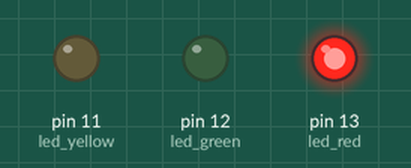
The sketch below on a simulated Arduino Uno, built with avr-gcc and run on an emulated ATmega328P. On the bench: output pins drawn as LEDs (lit = HIGH).

Above: at 0.5 s.
At 2.5 s:
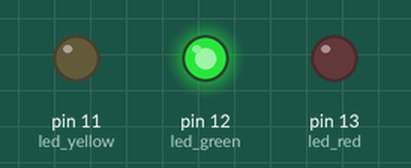
At 4.5 s:
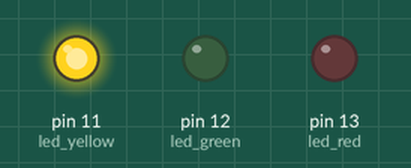
At 5.5 s:
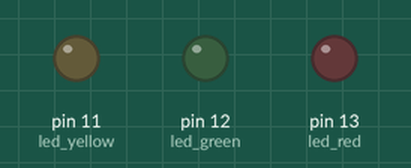
Timing chart, 0 to 7.8 s (numbered marks = the images above):
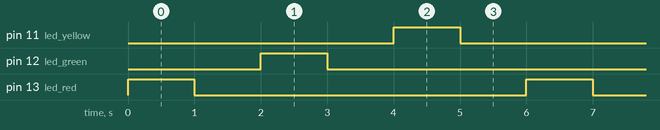

Measured:
- by itself, pin 11 (led_yellow), pin 12 (led_green), pin 13 (led_red): alternates HIGH for 1.0 s and LOW for 5.0 s
- by itself, everything shown: repeats every 6.0 s, in 6 steps

The sketch:

multiple_led_blink.ino
```cpp
int led_red = 13;
int led_green = 12;
int led_yellow = 11;
void setup() {
  // put your setup code here, to run once:
  pinMode(led_red, OUTPUT);
  pinMode(led_green, OUTPUT);
  pinMode(led_yellow, OUTPUT);
}

void loop() {
  // put your main code here, to run repeatedly:
  digitalWrite(led_red, HIGH);  // turn the LED on (HIGH is the voltage level)
  delay(1000);                      // wait for a second
  digitalWrite(led_red, LOW);
  delay(1000);

  digitalWrite(led_green, HIGH);
  delay(1000);
  digitalWrite(led_green, LOW);
  delay(1000);

  digitalWrite(led_yellow, HIGH);
  delay(1000);
  digitalWrite(led_yellow, LOW);   // turn the LED off by making the voltage LOW
  delay(1000);
}
```
